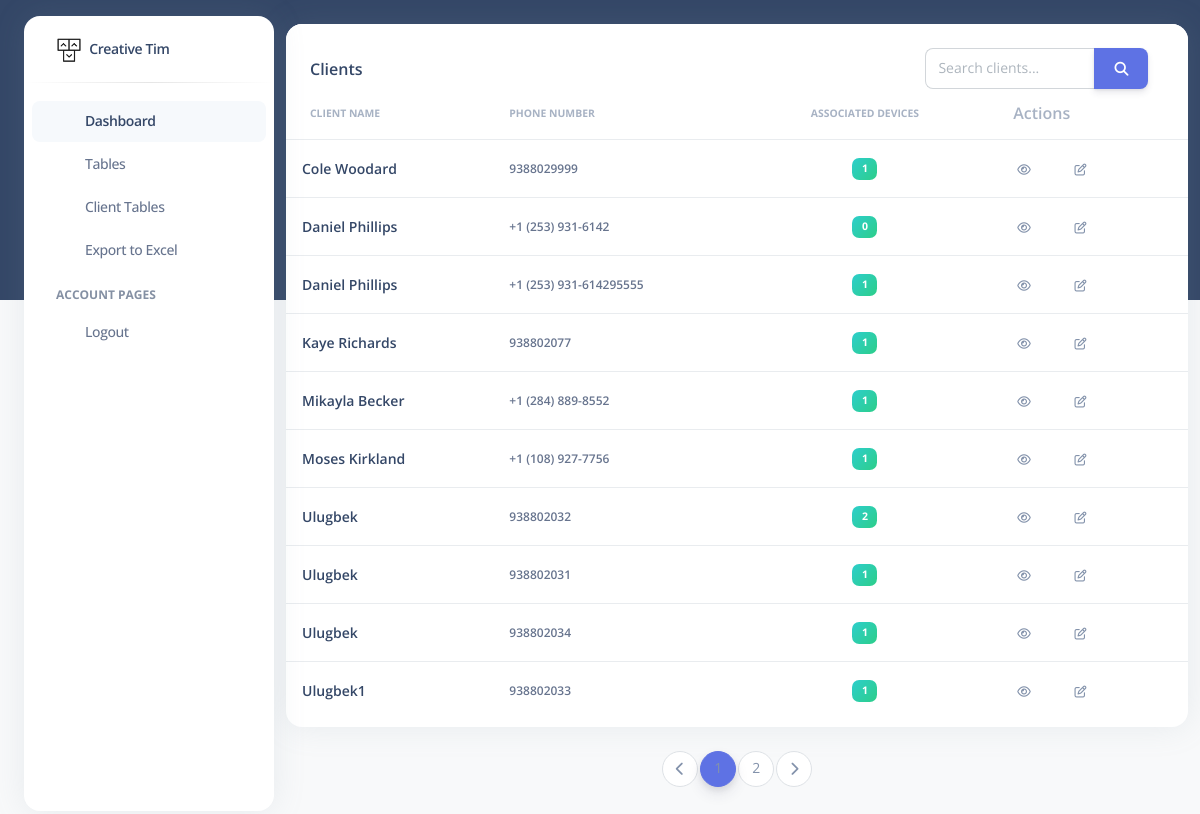
Before: /product/client/ (signed in) with the older database file.
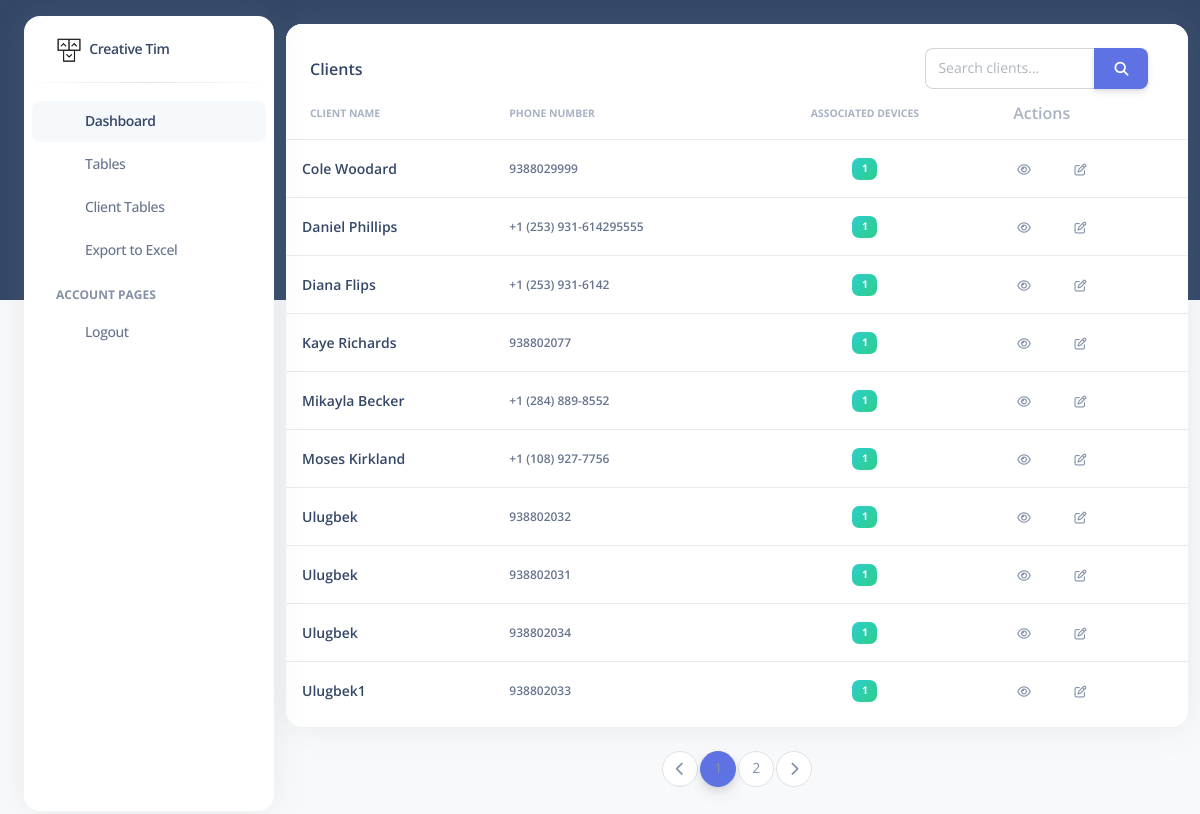
After: the same page with the newer database file.
### product/models.py (models this page shows, shortened)
class Client(models.Model):
    name = models.CharField(max_length=255, verbose_name="Client Name")
    phone = models.CharField(
        max_length=15,
        unique=True,
        verbose_name="Phone Number",
        help_text="Enter the phone number (up to 15 digits)."
    )

### product/views.py (the view)
# urls.py: path('client/', views.client_list, name='client_list'),
def client_list(request):
    query = request.GET.get('q', '')
    clients = Client.objects.annotate(product_count=Count('products')).filter(
        Q(name__icontains=query) | Q(phone__icontains=query)
    ).order_by('name')
    paginator = Paginator(clients, 10)
    page_number = request.GET.get('page')
    page_obj = paginator.get_page(page_number)
    return render(request, 'pages/client_table.html', {'page_obj': page_obj, 'query': ''})

### templates/pages/client_table.html (shortened to what this page needs)
{% extends 'pages/base.html' %}
{% block content %}
<div class="container-fluid py-4">
    <div class="row">
        <div class="col-12">
            <div class="card mb-4">
                <div class="card-header pb-0">
                    <div class="d-flex justify-content-between align-items-center flex-wrap">
                        <h6 class="mb-0">Clients</h6>
                        <div class="d-flex align-items-center">
                            <form method="get" action="{% url 'client_list' %}" class="me-3">
                                <div class="input-group">
                                    <input type="text" name="q" class="form-control" placeholder="Search clients..."
                                           value="{{ query }}">
                                    <button type="submit" class="btn btn-primary mb-0">
                                        <i class="fas fa-search"></i>
                                    </button>
                                </div>
                            </form>
                        </div>
                    </div>
                </div>
                <div class="card-body px-0 pt-0 pb-2">
                    <div class="table-responsive p-0">
                        <table class="table align-items-center mb-0">
                            <thead>
                            <tr>
                                <th class="text-uppercase text-secondary text-xxs font-weight-bolder opacity-7">Client
                                    Name
                                </th>
                                <th class="text-uppercase text-secondary text-xxs font-weight-bolder opacity-7 ps-2">
                                    Phone Number
                                </th>
                                <th class="text-center text-uppercase text-secondary text-xxs font-weight-bolder opacity-7">
                                    Associated Devices
                                </th>
                                <th class="text-secondary opacity-7">Actions</th>
                            </tr>
                            </thead>
                            <tbody>
                            {% for client in page_obj %}
                            <tr>
                                <td>
                                    <div class="d-flex px-2 py-1">
                                        <div class="d-flex flex-column justify-content-center">
                                            <h6 class="mb-0 text-sm">{{ client.name }}</h6>
                                        </div>
                                    </div>
                                </td>
                                <td>
                                    <p class="text-xs font-weight-bold mb-0">{{ client.phone }}</p>
                                </td>
                                <td class="align-middle text-center text-sm">
                                    <span class="badge badge-sm bg-gradient-success">{{ client.product_count }}</span>
                                </td>
                                <td class="align-middle">
                                    <a href="{% url 'client_detail' client.id %}"
                                       class="btn btn-link text-secondary mb-0">
                                        <i class="fa fa-eye text-xs"></i>
                                    </a>
                                    <a href="{% url 'client_update' client.id %}"
                                       class="btn btn-link text-secondary mb-0">
                                        <i class="fa fa-edit text-xs"></i>
                                    </a>
                                </td>
                            </tr>
                            {% endfor %}
                            </tbody>
                        </table>
                    </div>
                </div>
            </div>
        </div>
    </div>
    <nav aria-label="Page navigation example">
        <ul class="pagination justify-content-center">
            {% if page_obj.has_previous %}
            <li class="page-item">
                <a class="page-link" href="?page={{ page_obj.previous_page_number }}&q={{ query }}" tabindex="-1">
                    <i class="fa fa-chevron-left"></i>
                    <span class="sr-only">Previous</span>
                </a>
            </li>
            {% else %}
            <li class="page-item disabled">
                <a class="page-link" href="#" tabindex="-1">
                    <i class="fa fa-chevron-left"></i>
                </a>
            </li>
            {% endif %}
            {% for num in page_obj.paginator.page_range %}
            {% if page_obj.number == num %}
            <li class="page-item active"><a class="page-link" href="?page={{ num }}&q={{ query }}">{{ num }}</a></li>
            {% elif num > page_obj.number|add:'-3' and num < page_obj.number|add:'3' %}
            <li class="page-item"><a class="page-link" href="?page={{ num }}&q={{ query }}">{{ num }}</a></li>
            {% endif %}
            {% endfor %}
            {% if page_obj.has_next %}
            <li class="page-item">
                <a class="page-link" href="?page={{ page_obj.next_page_number }}&q={{ query }}">
                    <i class="fa fa-chevron-right"></i>
                </a>
            </li>
            {% endif %}
        </ul>
    </nav>
</div>
{% endblock %}

### templates/pages/base.html (shortened to what this page needs)
<!DOCTYPE html>
{% load static %}
<html lang="en">
<head>
    <link href="https://demos.creative-tim.com/argon-dashboard-pro/assets/css/nucleo-icons.css" rel="stylesheet"/>
    <link href="https://demos.creative-tim.com/argon-dashboard-pro/assets/css/nucleo-svg.css" rel="stylesheet"/>
    <link id="pagestyle" href="{% static 'assets/css/argon-dashboard.css' %}" rel="stylesheet"/>
    <link rel="stylesheet"
          href="https://cdnjs.cloudflare.com/ajax/libs/font-awesome/6.5.2/css/all.min.css">
</head>
<body class="g-sidenav-show   bg-gray-100">
{% if user.is_authenticated %}
{% include 'pages/navbar.html' %}
{% else %}
<div class="container">
    <h1><a href="{% url 'login' %}"> Login </a></h1>
</div>
{% endif %}
<main class="main-content position-relative border-radius-lg ">
    {% block content %}{% endblock %}
</main>
</body>
</html>

### templates/pages/navbar.html (shortened to what this page needs)
{% load static %}
<aside class="sidenav bg-white navbar navbar-vertical navbar-expand-xs border-0 border-radius-xl my-3 fixed-start ms-4 "
       id="sidenav-main">
    <div class="sidenav-header">
        <a class="navbar-brand m-0" href=" https://demos.creative-tim.com/argon-dashboard/pages/dashboard.html "
           target="_blank">
            <img src="{% static 'assets/img/logo-ct-dark.png' %}" width="26px" height="26px"
                 class="navbar-brand-img h-100" alt="main_logo">
            <span class="ms-1 font-weight-bold">Creative Tim</span>
        </a>
    </div>
    <hr class="horizontal dark mt-0">
    <div class="collapse navbar-collapse  w-auto " id="sidenav-collapse-main">
        <ul class="navbar-nav">
            <li class="nav-item">
                <a class="nav-link active" href="{% url 'home' %}">
                    <div class="icon icon-shape icon-sm border-radius-md text-center me-2 d-flex align-items-center justify-content-center">
                    </div>
                    <span class="nav-link-text ms-1">Dashboard</span>
                </a>
            </li>
            <li class="nav-item">
                <a class="nav-link " href="{% url 'product_list' %}">
                    <div class="icon icon-shape icon-sm border-radius-md text-center me-2 d-flex align-items-center justify-content-center">
                    </div>
                    <span class="nav-link-text ms-1">Tables</span>
                </a>
            </li>
            <li class="nav-item">
                <a class="nav-link " href="{% url 'client_list' %}">
                    <div class="icon icon-shape icon-sm border-radius-md text-center me-2 d-flex align-items-center justify-content-center">
                    </div>
                    <span class="nav-link-text ms-1">Client Tables</span>
                </a>
            </li>
            <li class="nav-item">
                <a class="nav-link " href="{% url 'exel_page' %}">
                    <div class="icon icon-shape icon-sm border-radius-md text-center me-2 d-flex align-items-center justify-content-center">
                    </div>
                    <span class="nav-link-text ms-1">Export to Excel</span>
                </a>
            </li>
            <li class="nav-item mt-3">
                <h6 class="ps-4 ms-2 text-uppercase text-xs font-weight-bolder opacity-6">Account pages</h6>
            </li>
            <li class="nav-item">
                <a class="nav-link " href="{% url 'login' %}">
                    <div class="icon icon-shape icon-sm border-radius-md text-center me-2 d-flex align-items-center justify-content-center">
                    </div>
                    {% if user.is_authenticated %}
                    <span class="nav-link-text ms-1">Logout</span>
                    {% else %}
                    <span class="nav-link-text ms-1">Login</span>
                    {% endif %}
                </a>
            </li>
        </ul>
    </div>
</aside>

Changed rows visible on the page:
shown differently, row unchanged: Client "Daniel Phillips": moves up the list
changed Client: name "Daniel Phillips" → "Diana Flips"; product_count "0" → "1"
computed for Client (number 7 of 10 on the later page): product_count "2" → "1"
